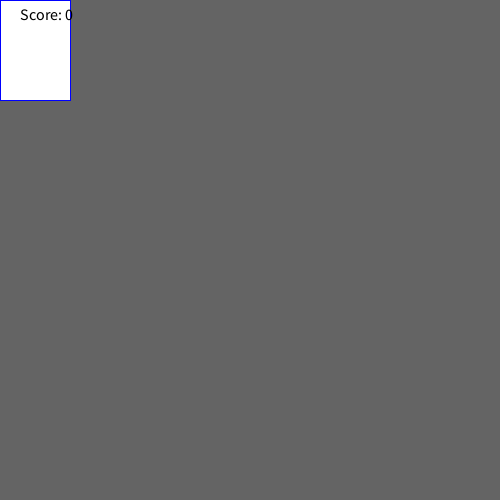
Frame 1 (no input)
Frame 60 (the mouse pressed at the canvas centre just before this capture): identical to frame 1, image omitted
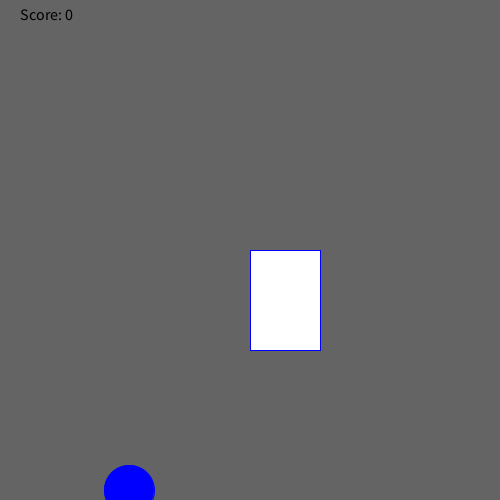
Frame 120 (the mouse held since frame 60 and released just before this capture)

The Processing sketch that drew these frames (run headless with seeded random() and noise(); from frame 60 on, the mouse is pressed at the canvas centre):

// Processing sketch: rainGame
// ── rainGame.pde
int y= -50;
int x= (int) random (0, 500);
int score= 0;
void checkCatch() {
  if (x > mouseX && x < mouseX+100 && y > mouseY && y < mouseY+100) {
  score++;
  y= -50;
  x= (int) random (0, 500);
  }
 
  println("Your score is now: "+ score);
}
void setup() {
  size (500, 500); 
}
void draw() {
  background(100, 100, 100);
  fill(0, 0, 255);
  stroke(0, 0, 255);
  ellipse(x, y, 50, 50);
 y=y+10;
 fill(255, 255, 255);
 rect( mouseX, mouseY, 70, 100);
 checkCatch();
 if (y >= 600) {
   y=-50;
   x= (int) random (0, 500);
   if (score > 0) {
   score--;
  }
 }
   fill(0, 0, 0);
   textSize (16);
   text("Score: " + score, 20, 20);  
 
}
